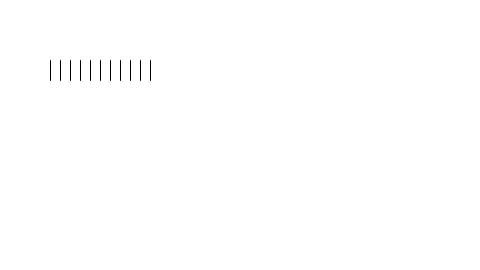
Frame 1 (no input)
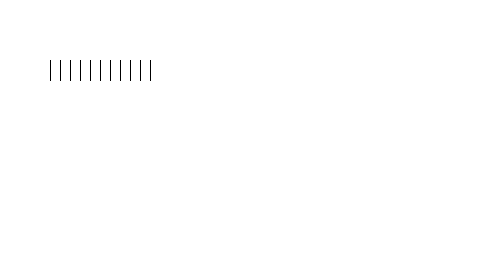
Frame 60 (the mouse pressed at the canvas centre just before this capture)
Frame 120 (the mouse held since frame 60 and released just before this capture): identical to frame 60, image omitted

The Processing sketch that drew these frames (run headless with seeded random() and noise(); from frame 60 on, the mouse is pressed at the canvas centre):

// Processing sketch: Loops01
// ── Loops01.pde
/*
This example is taken from Daniel Shifmann Learning Processing
*/

// Example 6-1: Many lines 

void setup()
{
  size(480, 270);  
  background(255);
}

void draw()
{
  // Legs  
  stroke(0);  
  line(50, 60, 50, 80);  
  line(60, 60, 60, 80);  
  line(70, 60, 70, 80);  
  line(80, 60, 80, 80);  
  line(90, 60, 90, 80);  
  line(100, 60, 100, 80);  
  line(110, 60, 110, 80);  
  line(120, 60, 120, 80);  
  line(130, 60, 130, 80);  
  line(140, 60, 140, 80);  
  line(150, 60, 150, 80);
}
